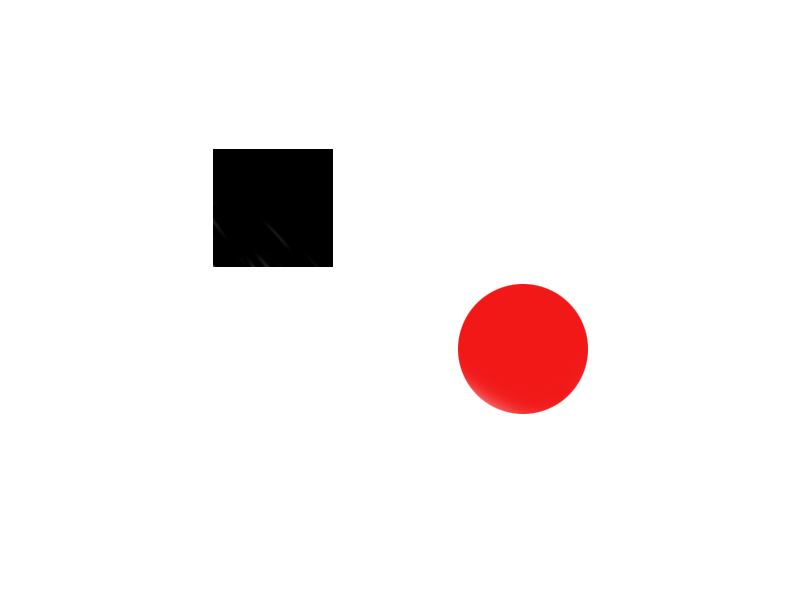
//> input picture data/circle_square.jpg, 800 x 600 px
$ ./find   (built with g++ and OpenCV 4)
//> lines starting //> are read from the running program, lines starting //| are printed output that depends on the picture; after the words box and inside, x2 and y2 are one past the last pixel; in counts of white or black regions, pixels touching at a corner belong together
#include "opencv2/imgproc/imgproc.hpp"
#include "opencv2/highgui/highgui.hpp"
#include <iostream>

using namespace cv;
using namespace std;

Point getCenter(vector<Point> approx);
void drawCross(Mat image, vector<Point> approx, Scalar color);

int main( int argc, char** argv)
{
    namedWindow( "Find square and circle", WINDOW_AUTOSIZE);

    String imageName = (argc > 1 ) ? argv[1] : "../../data/circle_square.jpg";

    Mat image, gray, tresh;
    image = imread(imageName, CV_LOAD_IMAGE_COLOR);
//> image is the input picture: 600 rows x 800 cols, CV_8UC3; mean B, G, R 241.1, 241.2, 247.1
    if(! image.data ) // Check for invalid input
    {
        cout <<  "Could not open or find the image" << endl;
        return -1;
    }
    cvtColor(image,gray,COLOR_BGR2GRAY);
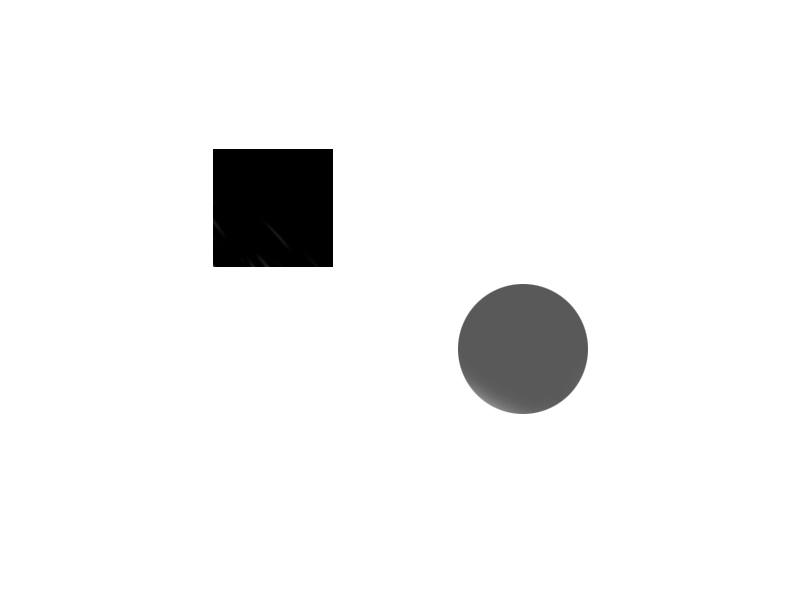
//> gray: 600 rows x 800 cols, CV_8UC1; min 0, max 255, mean 242.9
    threshold(gray,tresh,127,255,0);
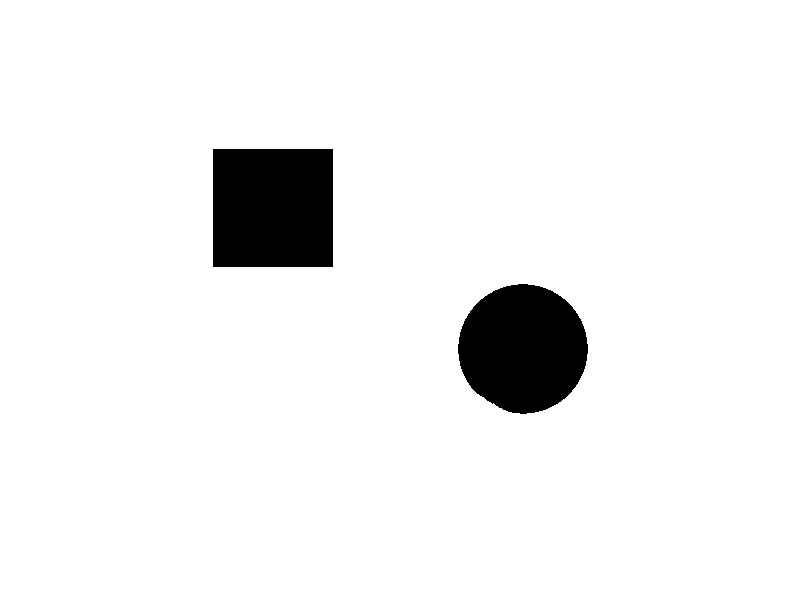
//> tresh: 600 rows x 800 cols, CV_8UC1; 94.3% white; 2 black regions

    vector<vector<Point> > contours;
    vector<Vec4i> hierarchy;
    findContours(tresh, contours, hierarchy, RETR_TREE, CHAIN_APPROX_SIMPLE);
//> contours = 3 contours; box (x1, y1, x2, y2) and area: (0, 0, 800, 600) 478601, (212, 148, 334, 268) 14397, (457, 283, 589, 415) 13252

    // Mat drawing = Mat::zeros( tresh.size(), CV_8UC3 );
    Scalar sq_color = Scalar( 0, 255, 0 );
    Scalar ci_color = Scalar( 255, 0, 0 );
    bool found_sq = false;
    bool found_ci = false;
    int c_size = (int) contours.size();
//> c_size = 3
    for(int i = 0; i< c_size; i++) {
        vector<Point> approx;
        approxPolyDP(contours[i],approx,0.01*arcLength(contours[i],true),true);
        Rect brect = boundingRect(approx);
        float aspectRatio = brect.width / (float) brect.height;
        // cout << "aspectRatio: " << aspectRatio << endl;
        double area = contourArea(contours[i]);
        // ballpark check aspectratio and area
        if (0.8 < aspectRatio and aspectRatio < 1.2 and 10000 < area and area < 15000) {
            if(found_sq == false and approx.size() >= 4 and approx.size() <= 8) {
                drawContours( image, contours, i, sq_color, 2, 8, hierarchy, 0 );
                // cout << "square: " << area << " - " << approx.size() << endl;
                drawCross(image, approx, sq_color);
                found_sq = true;
            }
            if(found_ci == false and approx.size() > 8) {
                drawContours( image, contours, i, ci_color, 2, 8, hierarchy, 0 );
                // cout << "circle: " << area << " - " << approx.size() << endl;
                drawCross(image, approx, ci_color);
                found_ci = true;
            }
        }
    }
//> this loop made 3 passes
//> (brect, aspectRatio, area, center in drawCross) on passes 2 to 3: (Rect(457, 283, 132, 132), 1, 13252.5, Point(523, 347)), (Rect(212, 148, 122, 120), 1.02, 14397, Point(272, 207))
//> (approx, brect, aspectRatio, area) on pass 1: (4 Points (x, y): [0, 0], [0, 599], [799, 599], [799, 0], Rect(0, 0, 800, 600), 1.33, 478601)
//> pass 2, `drawCross(image, approx, ci_color);`:
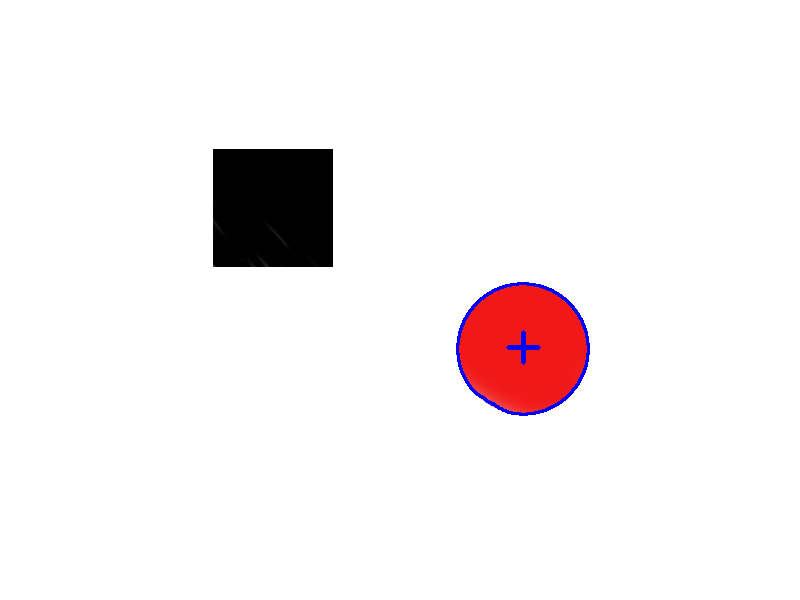
//> image: 600 rows x 800 cols, CV_8UC3; 0.36% of pixels changed, all inside (x1, y1, x2, y2) = (456, 282, 590, 416)
//> pass 3, `drawCross(image, approx, sq_color);`:
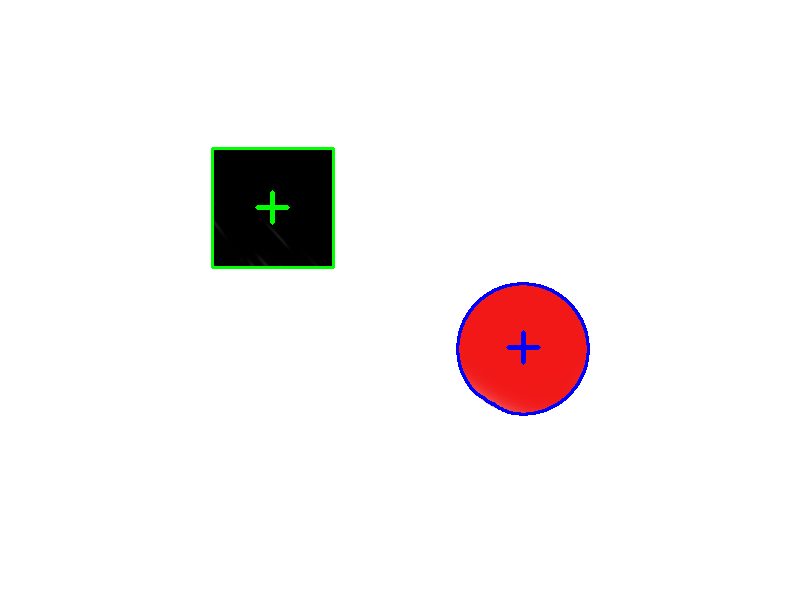
//> image: 600 rows x 800 cols, CV_8UC3; 0.36% of pixels changed, all inside (x1, y1, x2, y2) = (211, 147, 335, 269)
//> after the loop, sq_color = Scalar(0, 255); found_sq = true; ci_color = Scalar(255); found_ci = true


    imshow( "Find square and circle", image ); // Show our image inside it.

    waitKey(0); // Wait for a keystroke in the window
    return 0;
}

void drawCross(Mat image, vector<Point> approx, Scalar color) {
    Point center = getCenter(approx);
    line(image, Point(center.x-15,center.y),Point(center.x+15,center.y), color, 3);
    line(image, Point(center.x,center.y-15),Point(center.x,center.y+15), color, 3);
}

Point getCenter(vector<Point> approx) {
    Moments m = moments(approx);
    return  Point((int)m.m10/m.m00,(int)m.m01/m.m00);;
}

$ run again, with data/circles_squares.jpg copied over data/circle_square.jpg
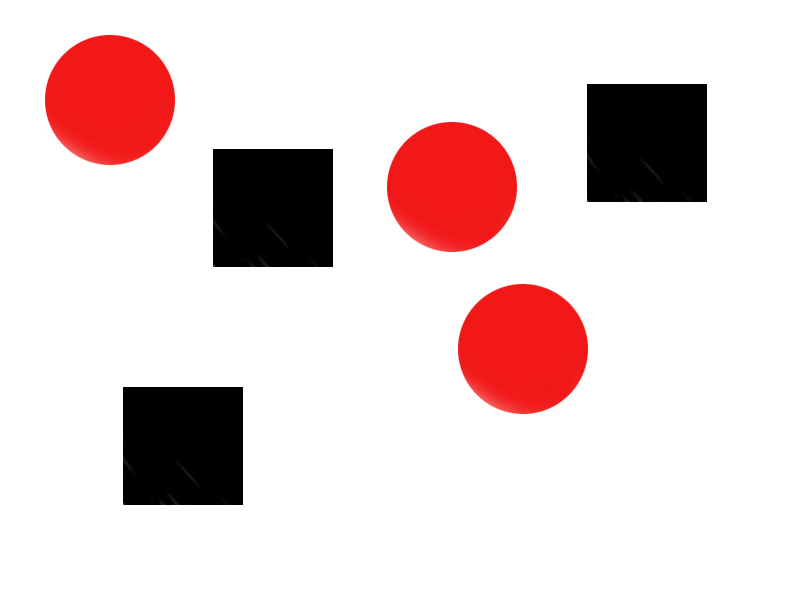
//> input picture data/circles_squares.jpg, 800 x 600 px
//> image is the input picture: 600 rows x 800 cols, CV_8UC3; mean B, G, R 213.4, 213.5, 231.4
//> `threshold(gray,tresh,127,255,0);`:
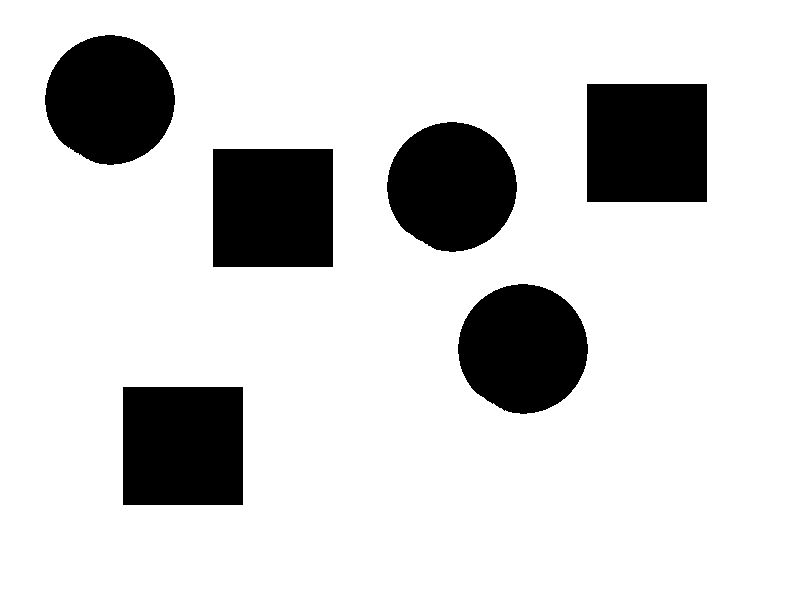
//> tresh: 600 rows x 800 cols, CV_8UC1; 83% white; 6 black regions
//> contours = 7 contours; box (x1, y1, x2, y2) and area: (0, 0, 800, 600) 478601, (122, 386, 244, 506) 14397, (212, 148, 334, 268) 14397, (586, 83, 708, 203) 14397, (457, 283, 589, 415) 13254, (386, 121, 518, 253) 13252, (44, 34, 176, 166) 13252
//> c_size = 7
//> the loop `for(int i = 0; i< c_size; i++)` made 7 passes
//> (brect, aspectRatio, area) on passes 4 to 7: (Rect(212, 148, 122, 120), 1.02, 14397), (Rect(386, 121, 132, 132), 1, 13252), (Rect(586, 83, 122, 120), 1.02, 14397), (Rect(44, 34, 132, 132), 1, 13252)
//> pass 3, `drawCross(image, approx, ci_color);`:
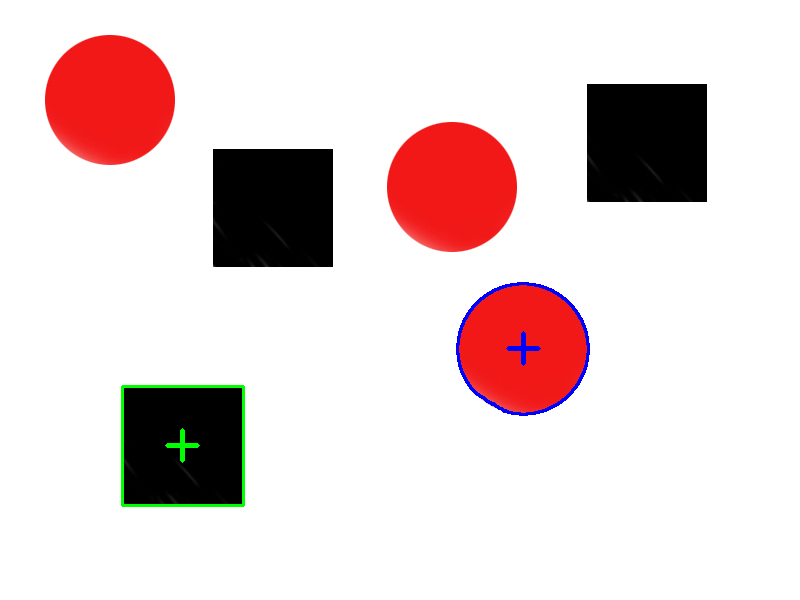
//> image: 600 rows x 800 cols, CV_8UC3; mean B, G, R 213.4, 213.5, 230
//> after the loop `for(int i = 0; i< c_size; i++)`: sq_color = Scalar(0, 255); found_sq = true; ci_color = Scalar(255); found_ci = true
